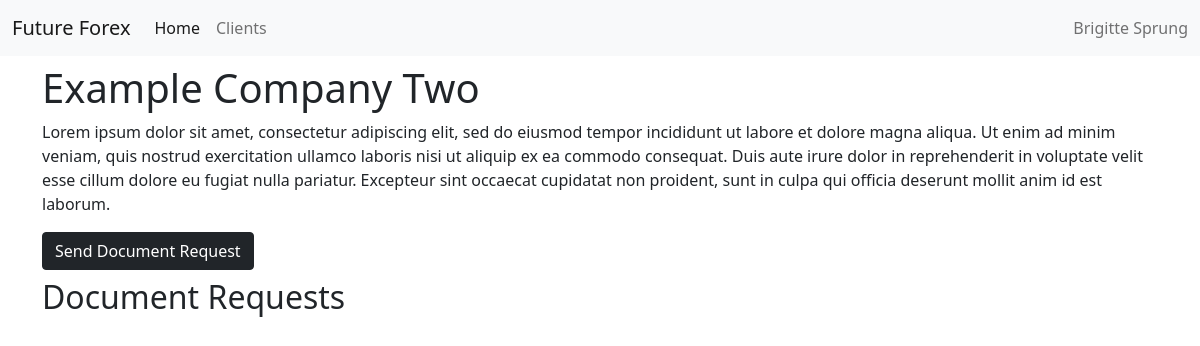
The app's page /client/2, older data.
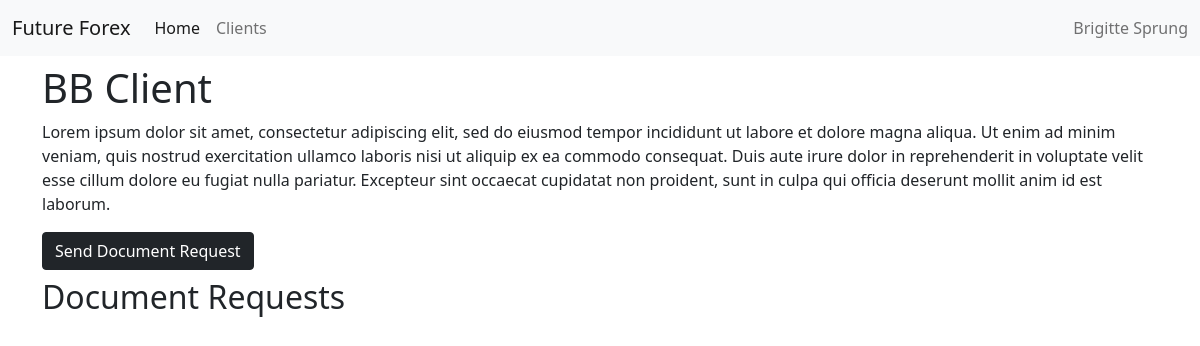
The same page, newer data.
### dashboard/models.py (models this page shows, shortened)
class Client(models.Model):
    name = models.CharField(max_length=1028)
    created = models.DateTimeField(auto_now_add=True)
    description = models.TextField(blank=True, null=True)
    email = models.EmailField(max_length=254, default='brigittesprung@gmail.com')
    relationshipManager = models.ForeignKey(RelationshipManager, on_delete=models.DO_NOTHING)

### dashboard/views.py (the view)
# urls.py: path('client/<int:client_id>', views.ClientView.as_view(), name='client'),
class ClientView(generic.DetailView):
    template_name = "dashboard/client_page.html"
    def get(self, request, *args, **kwargs):
        id = kwargs['client_id']
        client = Client.objects.get(id=id)
        docRequests = DocumentRequest.objects.filter(client=client)
        context = {
            "client": client,
            "requests": docRequests
        }
        return render(request, self.template_name, context)

### dashboard/templates/dashboard/client_page.html (shortened to what this page needs)
{% extends 'dashboard/base_generic.html' %}
{% load static %}
{% block content %}
    <h1>{{ client.name }}</h1>
    <p>{{ client.description }}</p>
    <a href="{% url 'request' client.id %}" class="btn btn-dark float-right">Send Document Request</a>
    <h2 class="mt-2">Document Requests</h2>
{% endblock %}

Row changes from the older to the newer data that the page shows:
changed Client: name "Example Company Two" → "BB Client"
